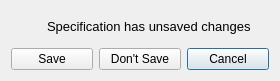
<?xml version="1.0" encoding="UTF-8"?>
<ui version="4.0">
 <class>SpecUnsaved</class>
 <widget class="QDialog" name="SpecUnsaved">
  <property name="windowModality">
   <enum>Qt::ApplicationModal</enum>
  </property>
  <property name="enabled">
   <bool>true</bool>
  </property>
  <property name="geometry">
   <rect>
    <x>0</x>
    <y>0</y>
    <width>280</width>
    <height>81</height>
   </rect>
  </property>
  <property name="sizePolicy">
   <sizepolicy hsizetype="Fixed" vsizetype="Fixed">
    <horstretch>0</horstretch>
    <verstretch>0</verstretch>
   </sizepolicy>
  </property>
  <property name="minimumSize">
   <size>
    <width>280</width>
    <height>81</height>
   </size>
  </property>
  <property name="maximumSize">
   <size>
    <width>280</width>
    <height>81</height>
   </size>
  </property>
  <property name="windowTitle">
   <string>Specification unsaved changes</string>
  </property>
  <property name="sizeGripEnabled">
   <bool>false</bool>
  </property>
  <property name="modal">
   <bool>true</bool>
  </property>
  <layout class="QVBoxLayout" name="verticalLayout">
   <item>
    <layout class="QHBoxLayout" name="horizontalLayout_3">
     <item>
      <widget class="QLabel" name="LogoLabel">
       <property name="sizePolicy">
        <sizepolicy hsizetype="Fixed" vsizetype="Fixed">
         <horstretch>0</horstretch>
         <verstretch>0</verstretch>
        </sizepolicy>
       </property>
       <property name="maximumSize">
        <size>
         <width>30</width>
         <height>30</height>
        </size>
       </property>
       <property name="text">
        <string/>
       </property>
       <property name="scaledContents">
        <bool>true</bool>
       </property>
      </widget>
     </item>
     <item>
      <layout class="QHBoxLayout" name="horizontalLayout_2">
       <item>
        <widget class="QLabel" name="label_2">
         <property name="font">
          <font>
           <family>Arial</family>
           <pointsize>10</pointsize>
           <weight>50</weight>
           <bold>false</bold>
          </font>
         </property>
         <property name="text">
          <string>Specification has unsaved changes</string>
         </property>
         <property name="textFormat">
          <enum>Qt::PlainText</enum>
         </property>
         <property name="wordWrap">
          <bool>false</bool>
         </property>
        </widget>
       </item>
      </layout>
     </item>
    </layout>
   </item>
   <item>
    <layout class="QHBoxLayout" name="horizontalLayout">
     <item>
      <widget class="QPushButton" name="ButtonSave">
       <property name="sizePolicy">
        <sizepolicy hsizetype="Minimum" vsizetype="Fixed">
         <horstretch>0</horstretch>
         <verstretch>0</verstretch>
        </sizepolicy>
       </property>
       <property name="focusPolicy">
        <enum>Qt::NoFocus</enum>
       </property>
       <property name="text">
        <string>Save</string>
       </property>
      </widget>
     </item>
     <item>
      <widget class="QPushButton" name="ButtonClose">
       <property name="sizePolicy">
        <sizepolicy hsizetype="Minimum" vsizetype="Fixed">
         <horstretch>0</horstretch>
         <verstretch>0</verstretch>
        </sizepolicy>
       </property>
       <property name="focusPolicy">
        <enum>Qt::NoFocus</enum>
       </property>
       <property name="text">
        <string>Don't Save</string>
       </property>
      </widget>
     </item>
     <item>
      <widget class="QPushButton" name="ButtonReturn">
       <property name="sizePolicy">
        <sizepolicy hsizetype="Minimum" vsizetype="Fixed">
         <horstretch>0</horstretch>
         <verstretch>0</verstretch>
        </sizepolicy>
       </property>
       <property name="focusPolicy">
        <enum>Qt::TabFocus</enum>
       </property>
       <property name="text">
        <string>Cancel</string>
       </property>
      </widget>
     </item>
    </layout>
   </item>
  </layout>
 </widget>
 <resources/>
 <connections>
  <connection>
   <sender>ButtonClose</sender>
   <signal>clicked()</signal>
   <receiver>SpecUnsaved</receiver>
   <slot>reject()</slot>
   <hints>
    <hint type="sourcelabel">
     <x>169</x>
     <y>53</y>
    </hint>
    <hint type="destinationlabel">
     <x>97</x>
     <y>53</y>
    </hint>
   </hints>
  </connection>
 </connections>
</ui>
